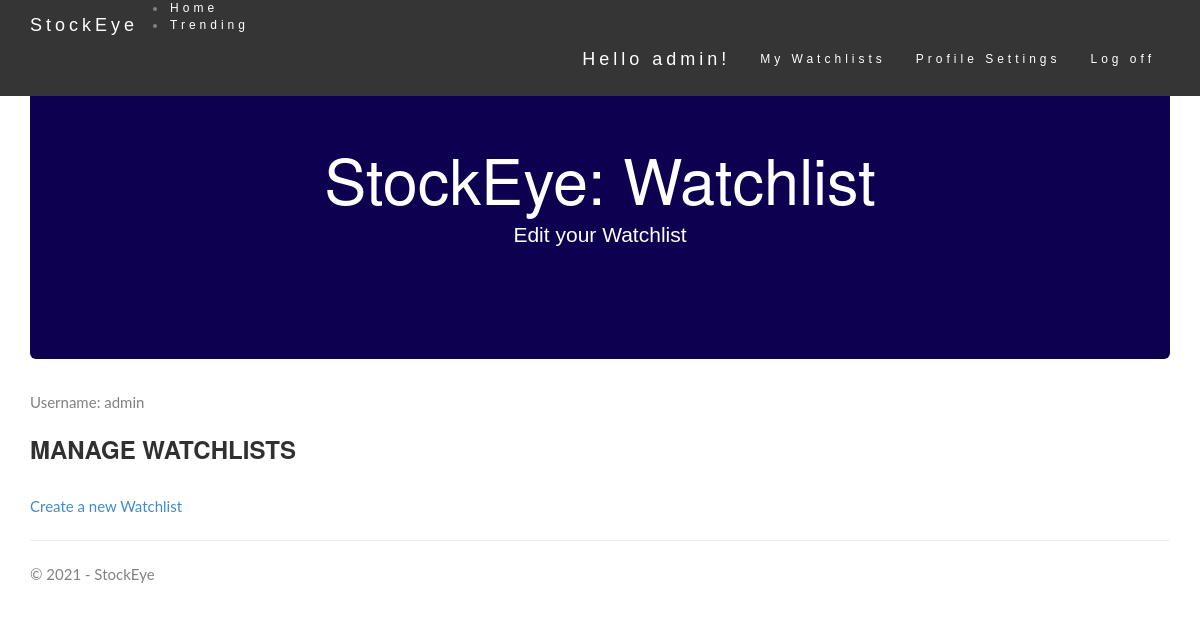
The app's page /watchlists/manage/ (signed in), older data.
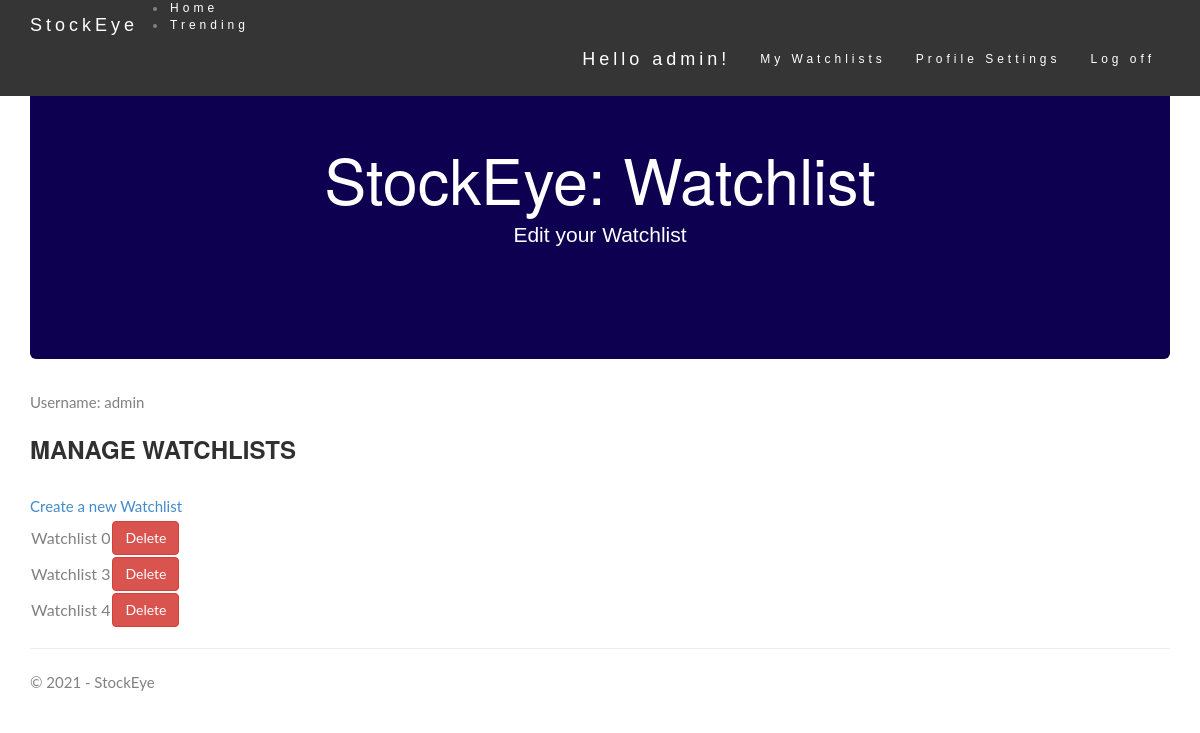
The same page, newer data.
### app/models.py (models this page shows)
class WatchList(models.Model):
    user = models.ForeignKey(User, on_delete=models.PROTECT)
    stockResults = models.ManyToManyField('app.StockList')
    watchList_id = models.PositiveIntegerField(blank=False, default=0)
    watchList_name = models.CharField(max_length=15, blank=False, default = '')
    class Meta:
        get_latest_by = "watchList_id"

### app/views.py (the view)
# urls.py: path('watchlists/manage/', views.manage_watchlists, name='manage_watchlists'),
@login_required
def manage_watchlists(request):
    assert isinstance(request, HttpRequest)
    try:
        watchlists = WatchList.objects.filter(user=request.user).all()
    except WatchList.DoesNotExist:
        watchlists = []
    context = {
        'title': 'Manage Watchlists',
        'year': datetime.now().year,
        'user': request.user,
        'watchlists': watchlists,
    }
    return render(
        request,
        'app/manage_watchlists.html',
        context,
    )

### app/templates/app/manage_watchlists.html
{% extends "app/layout.html" %}
{% load static %}
{% block content %}
<body>
<div class="jumbotron text-center">
        <h1>StockEye: Watchlist {{ watchlist_id }}</h1>
        <p>Edit your Watchlist</p>
    </div>
    <div class="content">
        {% if user.is_authenticated %}
            <p>Username: {{ user.username }}</p>
        {% else %}
            <p>Username: {{ user.username }} (Not a valid user)</p>
        {% endif %}
        <h2>Manage Watchlists</h2>
        <a href="{% url 'create_watchlist' %}">Create a new Watchlist</a>
        {% if watchlists %}
        <table>
            {% for watchlist in watchlists %}
            <tr>
                {% if watchlist.watchList_name %}
                    <td>{{ watchlist.watchList_name }}</td>
                {% else %}
                    <td>Watchlist {{ watchlist.watchList_id }}</td>
                {% endif %}
                <td><a href="{% url 'delete_watchlist' w_id=watchlist.watchList_id %}" class="btn btn-danger">Delete</a></td>
            </tr>
            {% endfor %}
        </table>
        {% endif %}
    </div>
</body>
{% endblock %}

Row changes from the older to the newer data that the page shows:
added WatchList: watchList_id "0"
added WatchList: watchList_id "3"
added WatchList: watchList_id "4"
